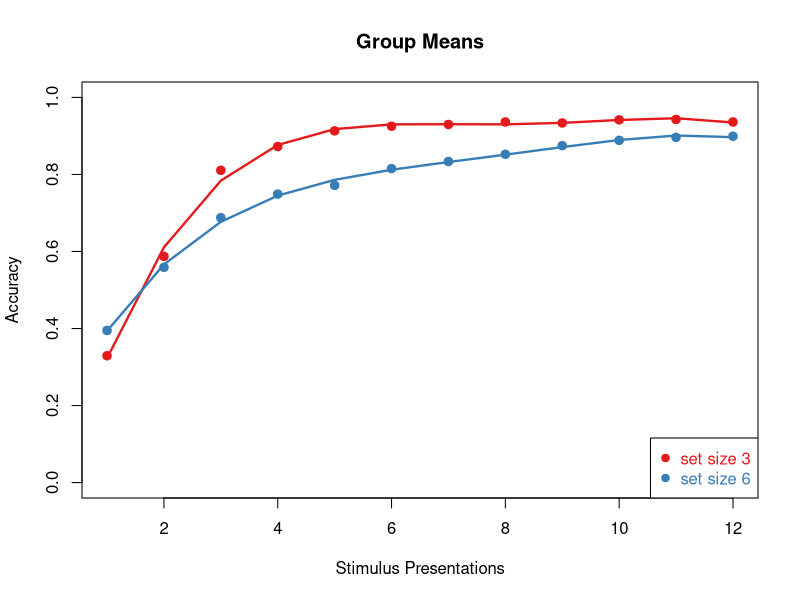

Write the R code that produced this figure. (Note: this script raises an error after producing the figure.)
## ---- chunk 1
#
rm(list = ls())
library(matlab)
library(tidyverse)

## ---- chunk 2

#Import data
wmodata     <- read.csv('./processed/wmo_subjects_across_studies_learn_031820.csv') 
wmotestdata <- read.csv('./processed/wmo_subjects_across_studies_test_031820.csv') 


Training.blocks <- c(3,6,3,3,6,3,6,6,3,3,6,3,6,3) #from data
block.3 <- which(Training.blocks==3)
block.6 <- which(Training.blocks==6)
#logical indices
ns3 <- wmodata$trial==39
ns6 <- wmodata$trial==78
#variable declaration as determined by saved data
wmo.N.trials <- 780 
ns3.blks <- 8 
ns6.blks <- 6
ns3.n <- 3
ns6.n <- 6
#maintain a universal list of participants
#Subs <- unique(wmodata$subject)#this will change

Subjects <- as.matrix(read.csv('wmo_subjects_across_studies_031820.csv',header = FALSE))
## ---- chunk 3
i=1
mean.acc.3 <- c()
mean.acc.6 <- c() 
wmo.s <- c()
Missing.p <- c()
learningRate.3 <- c()
learningRate.6 <- c()

#iterate through each subject here:
for (s in Subjects) {
OneSub <- wmodata$subject==s  
if(any(OneSub)){

#rehsape script here: this reshapes response vector in to trial x block
#use these to find the trials
temp.sort.3 <- reshape(as.matrix(wmodata$seq[OneSub & ns3]),39,ns3.blks)
temp.sort.6 <- reshape(as.matrix(wmodata$seq[OneSub & ns6]),78,ns6.blks)
#these are the actual data. 
temp.dat.3 <- reshape(as.matrix(wmodata$acc[OneSub & ns3]),39,ns3.blks)
temp.dat.6 <- reshape(as.matrix(wmodata$acc[OneSub & ns6]),78,ns6.blks)
#iterate through blocks here:
temp.cat.3 <- c()
temp.cat.6 <- c()

for (n in 1:ns3.blks) {
  #iterate through items here
 #temp.cat.3<- cbind(temp.cat.3,reshape(as.matrix(sort(temp.sort.3[,n])),13,3)) #accumulates across blocks
 
  temp.cat.3<-cbind(temp.cat.3,cbind(as.matrix(temp.dat.3[temp.sort.3[,n]==1,n][1:12]),
                                     as.matrix(temp.dat.3[temp.sort.3[,n]==2,n][1:12]),
                                      as.matrix(temp.dat.3[temp.sort.3[,n]==3,n][1:12])
                                     )
                    )
   if(TRUE){ 
     if (n <= ns6.blks) {
          temp.cat.6<-cbind(temp.cat.6,cbind(as.matrix(temp.dat.6[temp.sort.6[,n]==1,n][1:12]),
                                      as.matrix(temp.dat.6[temp.sort.6[,n]==2,n][1:12]),
                                      as.matrix(temp.dat.6[temp.sort.6[,n]==3,n][1:12]),
                                      as.matrix(temp.dat.6[temp.sort.6[,n]==4,n][1:12]),
                                      as.matrix(temp.dat.6[temp.sort.6[,n]==5,n][1:12]),
                                      as.matrix(temp.dat.6[temp.sort.6[,n]==6,n][1:12])
                                     )
          )
          }
     }
 
} 
#clean missing values -1 
temp.cat.6[temp.cat.6==-1]=0
temp.cat.3[temp.cat.3==-1]=0
#save subject
wmo.s[i] <- s


 mean.acc.3 <-cbind(mean.acc.3,rowMeans(temp.cat.3,na.rm = FALSE)) # accumulates across subjects
 mean.acc.6 <-cbind(mean.acc.6,rowMeans(temp.cat.6,na.rm = FALSE))
 #print(length(rowMeans(temp.cat.6,na.rm = TRUE)))
 #dataframes for model fits
 tempframe.3 <- data.frame("accuracy" =rowMeans(temp.cat.3),
                          "iterations" = 1:12 )
tempframe.6 <- data.frame("accuracy" =rowMeans(temp.cat.6),
                          "iterations" = 1:12 )
temp.lm.3 <- lm(accuracy ~ poly(iterations,4), data = tempframe.3)
temp.lm.6 <- lm(accuracy ~ poly(iterations,4), data = tempframe.6)
 
  if (0) {
   
 
    plot(rowMeans(temp.cat.3),ylim = c(0,1),col = '#e41a1c',
          cex=1,lwd=2,pch=19, xlab ='Stimulus presentations',
          ylab ='Accuracy', main = s)
    #c(s,   round(summary(temp.lm.3)$coefficients[4,1],3),round(summary(temp.lm.6)$coefficients[4,1],3)

 
    #lines(rowMeans(temp.cat.3),ylim = c(0,1),col = 'green4',lwd=2)
    points(rowMeans(temp.cat.6),ylim = c(0,1),col = '#377eb8',pch=19,cex=1,lwd=2)
    #lines(rowMeans(temp.cat.6),ylim = c(0,1),col = 'orange',lwd=2)
    legend("bottomright", c("set size 3", "set size 6"),pch = c( 19, 19),
           text.col =c( "#e41a1c","#377eb8"), col = c("#e41a1c","#377eb8"))

    lines(tempframe.3$iterations,temp.lm.3$fitted.values,lwd=2.3, col = '#e41a1c')
    lines(tempframe.6$iterations,temp.lm.6$fitted.values,lwd=2.3, col = '#377eb8')
  }

learningRate.3[i] <- round(summary(temp.lm.3)$coefficients[4,1],3)
learningRate.6[i] <- round(summary(temp.lm.6)$coefficients[4,1],3)


i = i+ 1
}
else {
  #use this to track missing data
  Missing.p[i] <-s 
  
mean.acc.3 <-cbind(mean.acc.3,rep(NA,12)) # accumulates across subjects
mean.acc.6 <-cbind(mean.acc.6,rep(NA,12))
}
}
# set size 3 vs set size 6 performance indicator: subtract the two and take the average for each iteration point. A negative number indicates better performance, overall in set size 6, no difference if close to zero
wmo.learn.score <- colMeans(mean.acc.3-mean.acc.6)

## ---- chunk 4

#fit curves
wmons3<- data.frame("Accuracy"=rowMeans(mean.acc.3,na.rm = TRUE),"iterations" = 1:12)
wmons6<- data.frame("Accuracy"=rowMeans(mean.acc.6,na.rm = TRUE),"iterations" = 1:12)

#wmo.lin.fit<- lm(Y~ x,data = wmoTesting)
#wmo.poly.fit.n3<- lm(Learning3 <- data.frame(sub=rep(1:51,12),
#                                           acc=reshape(mean.acc.3,51*12, 1), 
 #                                            Iter=rep(1:12,51))
#,data = wmons3)

wmo.poly.fit.n3<- lm(Accuracy ~ poly(iterations, 4), data = wmons3)
wmo.poly.fit.n6 <- lm(Accuracy ~ poly(iterations, 4),data = wmons6)

#Plot group means and curves
 plot(rowMeans(mean.acc.3,na.rm = TRUE),ylim = c(0,1),col = '#e41a1c',
      cex=1,lwd=2,pch=19, xlab ='Stimulus Presentations',
      ylab ='Accuracy' ,main = 'Group Means')
 #lines(rowMeans(mean.acc.3),ylim = c(0,1),col = 'green4',lwd=2)
points(rowMeans(mean.acc.6),ylim = c(0,1),col = '#377eb8',pch=19,cex=1,lwd=2)
#lines(rowMeans(mean.acc.6),ylim = c(0,1),col = 'orange',lwd=2)
legend("bottomright", c("set size 3", "set size 6"),pch = c( 19, 19),
       text.col =c( '#e41a1c','#377eb8'), col = c('#e41a1c','#377eb8'))

lines(wmons3$iterations,wmo.poly.fit.n3$fitted.values,lwd=2.3, col = '#e41a1c')
lines(wmons6$iterations,wmo.poly.fit.n6$fitted.values,lwd=2.3, col = '#377eb8')

##GGPLOT version
Test.Data <- data.frame('set3' = reshape(mean.acc.3, length(Subjects) * 12,1),
                        'set6' = reshape(mean.acc.6, length(Subjects) * 12,1), 
                        'iteration' = rep(1:12,length(Subjects)))


Test.Data  %>% gather(key='study', value = 'acc', -iteration) %>% view()

  ggplot(aes((iteration), acc, group=study)) + 
  geom_smooth(aes(color=study, fill=study), method = lm, formula = 'y~poly(x,2)', size=2) +
  scale_colour_brewer( palette = "Set1") +
  ylab('Accuracy') + 
  xlab('Number of stimulus presentations') +
  xlim(as.character(1:12) )+
  ylim(c(0.2,1))+
  #scale_x_discrete(limits = 1:12,)+
 # ggtitle('Average Group performance')
  theme_classic(base_size = 20,base_family = 'Calibri')
#abline(reg = wmo.lin.fit)

#draw error bars
#arrows(1:12, avg-sdev, x, avg+sdev, length=0.05, angle=90, code=3)
## ---- chunk 5
#compute accuracy in testing
ns3.test.mean <- c()
ns6.test.mean <- c()
i = 1
for (s in Subjects) {
  OneSub <- wmotestdata$subject==s  
  ns3.test.mean[i] <- mean( wmotestdata[!is.na(match(wmotestdata[,"stim"],block.3)) & OneSub,"acc"]  )
  ns6.test.mean[i] <- mean(wmotestdata[!is.na(match(wmotestdata[,"stim"],block.6)) & OneSub,"acc"])

  i = i + 1
}
for (s in Subjects) {
  OneSub <- wmotestdata$subject==s  
  ns3.test.mean[i] <- wmotestdata[!is.na(match(wmotestdata[,"stim"],block.3)) & OneSub,"acc"]
  ns6.test.mean[i] <- mean(wmotestdata[!is.na(match(wmotestdata[,"stim"],block.6)) & OneSub,"acc"])

  i = i + 1
}

TestData = cbind('n3.test'=unlist(ns3.test.mean) %>% as.numeric(),
                      'n6.test'=unlist(ns6.test.mean) %>% as.numeric())



#plot
TestData %>% gather(key='set_size', value = 'Accuracy') %>% 
  ggplot( aes(set_size,Accuracy, color=set_size)) + 
  geom_bar(s) + 
  xlab("Set size") + 
  scale_colour_brewer( palette = "Set1") +
  #ylim(c(0.2,1))+
  theme_minimal(base_size = 20)
tmp = c('#ca0020','#0571b0','#92c5de')
bar.names=c("set 3", "set 6")

TestData %>% melt() %>% 
  summarySE(measurevar = 'value', groupvars = c('Var2')) %>% 
  ggplot(aes(Var2, value, fill=Var2))+
  geom_bar(stat = 'identity',  width = .4) +
  geom_errorbar(aes(ymin=value-se, ymax=value+se), width=.1) +
   theme_minimal(base_size = 20)+
  theme(legend.position='none') +
 scale_fill_manual(values = tmp, guide='none')+
  ylab('Accuracy')+
  xlab('condition')+
  scale_x_discrete(labels=bar.names )+
  ggtitle('Testing phase')+
  ylim(c(0,1))


  


  
## ---- chunk 6
ns3.learn <- colMeans(mean.acc.3[6:12, ])
ns6.learn <- colMeans(mean.acc.6[6:12, ])

learn_metric <- (ns3.learn - ns3.test.mean) - (ns6.learn - ns6.test.mean)


## ---- chunk 7
Finds.6 <- which(mean.acc.6 >.79, arr.ind = T)
unik.6 <- !duplicated(Finds.6[, 2])  ## logical vector of unique values 
uniq.indices.6 <- seq_along(Finds.6[, 2])[unik.6]  ## indices 

Finds.3 <- which(mean.acc.3 >.79, arr.ind = T)
unik.3 <- !duplicated(Finds.3[, 2])  ## logical vector of unique values 
uniq.indices.3 <- seq_along(Finds.3[, 2])[unik.3]  ## indices 

LearningRate <- data.frame( "subject" = wmo.s,
                            'beta.3' = learningRate.3, 
                            'beta.6' = learningRate.6)
#'nIterations.set3' = Finds.3[unik.3,1],
#'nIterations.set6' = Finds.6[unik.6,1], 
## ---- chunk 8
RLWM_data <-  data.frame(
                         "train_3_acc" = colMeans(mean.acc.3[11:12,]),
                         "train_6_acc" = colMeans(mean.acc.6[11:12,]),
                         "test_3_acc"  = ns3.test.mean,
                         "test_6_acc"  = ns6.test.mean
  )

RLWM_data <-  data.frame("subject" = wmo.s,
                         "train_3_acc" = colMeans(mean.acc.3[11:12,]),
                         "train_6_acc" = colMeans(mean.acc.6[11:12,]),
                         "test_3_acc"  = ns3.test.mean,
                         "test_6_acc"  = ns6.test.mean,
                         "learnDiff"   = wmo.learn.score 
  )
if (0) {
  
#----- Save learn-test data for all subjects for model testing
  write.csv(rbind(mean.acc.3, mean.acc.6, ns3.test.mean, ns6.test.mean), 'all_subject_n83_learn_test_data.csv', row.names = FALSE, col.names = FALSE)  
write.csv(RLWM_data, "./processed/results/wmo_uclimb_subjects_Accuracy.csv")
write.csv(LearningRate, "./processed/results/wmo_uclimb_subjectpool_subjects_LearningRate.csv")
}
## ---- chunk 9
#0571b0
p = 51
#for (p in Subjects[36:51]) {
  tmp = c('#ca0020','#f4a582' ,'#0571b0','#92c5de') #c('#192c2d', '#192c2d', '#192c2d', '#192c2d')
cbind(Subjects,ns3.test.mean, ns6.test.mean,ns3.learn, ns6.learn ) %>% 
  as.data.frame() %>% gather(key='condition',value = 'Acc',-V1) %>% 
  filter(V1 ==  Subjects[p])%>%
  ggplot(aes(x = factor(condition), y=Acc)) +
# geom_col(width = .55) + 
  #geom_point()+
  #geom_line() +
  #geom_boxplot(size = 1)+
  geom_bar( stat = "identity", aes( fill=condition), width = .6 ) +
  theme_classic(base_size = 20, base_family = "Calibri") +
  xlab('Condition') + ylab('Accuracy') +
  ggtitle(Subjects[p]) +
  ylim(c(0,1)) +
  scale_fill_manual(values = tmp, guide='none') 
  
  
  
#}
